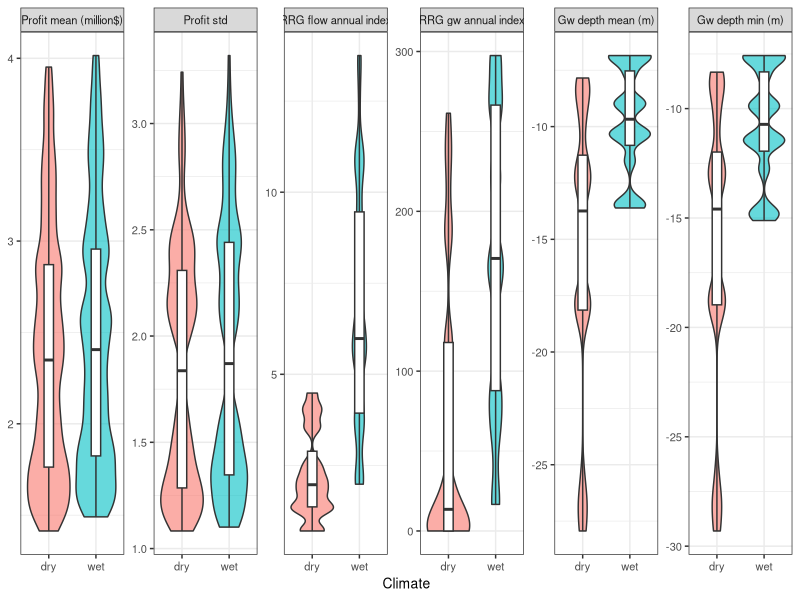
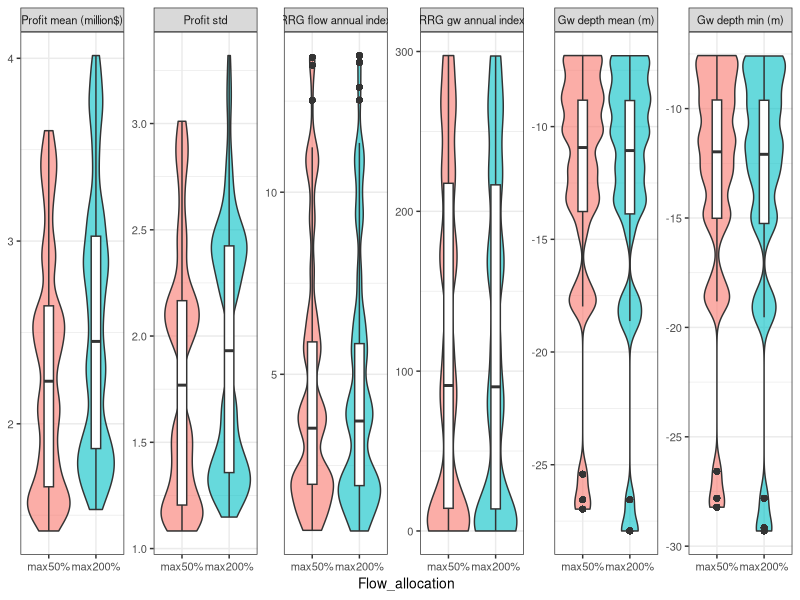
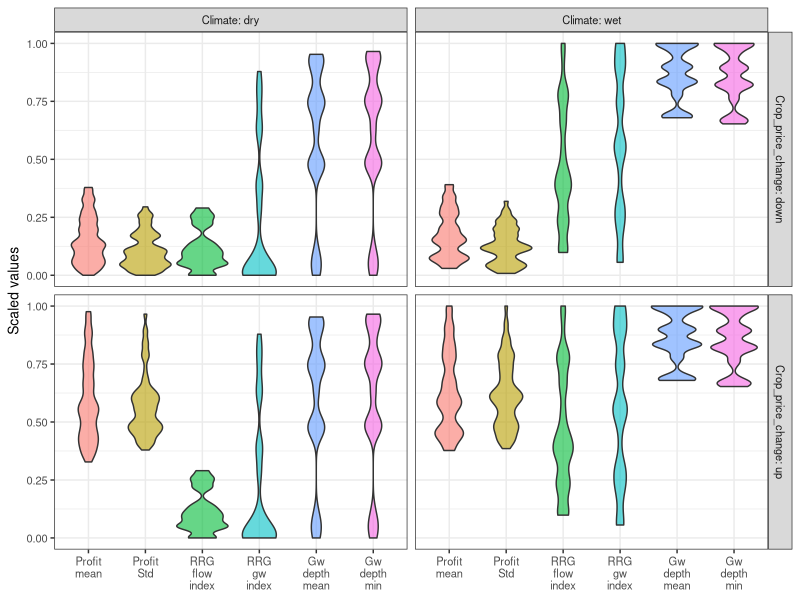
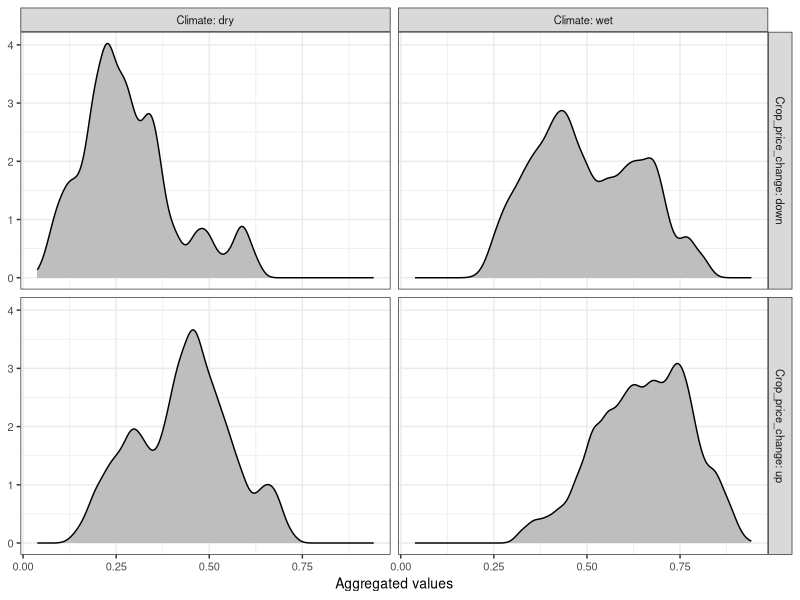

Reproduce these figures in R, in order. (Note: this script raises an error after producing the figures.)
library(party)
library(reshape2)
library(ggplot2)

results <- read.csv("runs16384_extremecases.csv")

results$type="scenarios"


### tidy up inputs
results$AWD_surface_choice <- as.factor(results$AWD_surface_choice)
results$AWD_gw_choice <- as.factor(results$AWD_gw_choice)
results$crop_price_choice <- as.factor(results$crop_price_choice)
results$type <- as.factor(results$type)
results$profit_mean <- results$profit_mean/1000000
results$profit_std <- results$profit_std/1000000


### Update column names and state names
colnames(results) = c("Flow_req_weights", "Flood_WUE","Spray_WUE","Spray_adopt_rate","Climate","flood_minsep","flood_minduration","CTF","Flow_allocation","Gw_allocation", "Crop_price","Flood_timing","Flood_duration","Dry_period","Gw_depth_req","Flow_uncert","Gw_uncert","Crop_price_change","Conjunctive_options","Profit_mean","Profit_Std","RRG_flow_index","RRG_gw_index","Gw_depth_mean","Gw_depth_min", "type")

levels(results$Flood_WUE)[match("max",levels(results$Flood_WUE))] <- "max(80%)"
levels(results$Flood_WUE)[match("min",levels(results$Flood_WUE))] <- "min(50%)"

levels(results$Spray_WUE)[match("max",levels(results$Spray_WUE))] <- "max(90%)"
levels(results$Spray_WUE)[match("min",levels(results$Spray_WUE))] <- "min(70%)"

levels(results$Spray_adopt_rate)[match("max",levels(results$Spray_adopt_rate))] <- "min(16.9%)"
levels(results$Spray_adopt_rate)[match("min",levels(results$Spray_adopt_rate))] <- "max(0.01%)"

levels(results$Flow_allocation)[match("2",levels(results$Flow_allocation))] <- "max200%"
levels(results$Flow_allocation)[match("0.5",levels(results$Flow_allocation))] <- "max50%"

levels(results$Gw_allocation)[match("2",levels(results$Gw_allocation))] <- "max200%"
levels(results$Gw_allocation)[match("0.5",levels(results$Gw_allocation))] <- "max50%"

levels(results$Gw_depth_req)[match("F2",levels(results$Gw_depth_req))] <- "deep roots"
levels(results$Gw_depth_req)[match("Index",levels(results$Gw_depth_req))] <- "best guess"

levels(results$Flow_req_weights)[match("Favour duration",levels(results$Flow_req_weights))] <- "favour duration"
levels(results$Flow_req_weights)[match("Default",levels(results$Flow_req_weights))] <- "best guess"


### Figure 2:
resultm <- melt(results, measure.vars = c("Profit_mean","Profit_Std","RRG_flow_index","RRG_gw_index","Gw_depth_mean","Gw_depth_min"), all=TRUE)

levels(resultm$variable) <- c("Profit mean (million$)", "Profit std", "RRG flow annual index", "RRG gw annual index", "Gw depth mean (m)", "Gw depth min (m)")

ggplot(resultm, aes(x=Climate, y=value))+geom_violin(aes(fill=Climate, trim=FALSE), alpha=0.6)+geom_boxplot(width=0.2)+facet_wrap(~variable, scales="free", ncol=6)+theme_bw() + theme(legend.position = "none", text = element_text(size=10),axis.title.y = element_blank())

ggplot(resultm, aes(x=Flow_allocation, y=value))+geom_violin(aes(fill=Flow_allocation, trim=FALSE), alpha=0.6)+geom_boxplot(width=0.2)+facet_wrap(~variable, scales="free", ncol=6)+theme_bw() + theme(legend.position = "none", text = element_text(size=10),axis.title.y = element_blank())


### standardise the results.
normalise <- function(x, na.rm = TRUE) {
    ranx <- range(x, na.rm = na.rm)
    (x - ranx[1]) / diff(ranx)
}

resultscale <- results
resultscale[, 20:25] <- apply(results[, 20:25], 2, normalise) ## to standadised by range


## Figure 4a - four cluster violin
resultsm <- melt(resultscale, measure.vars = c("Profit_mean","Profit_Std","RRG_flow_index","RRG_gw_index","Gw_depth_mean","Gw_depth_min"), all=TRUE)

levels(resultsm$variable) <- gsub("_", "\n", levels(resultsm$variable))

ggplot(resultsm, aes(x=variable, y=value))+geom_violin(aes(fill=variable, trim=FALSE), alpha=0.6)+facet_grid(Crop_price_change~Climate, scales="free", labeller = labeller(.rows = label_both, .cols = label_both))+theme_bw() + theme(legend.position = "none", axis.title.x = element_blank(), text = element_text(size=10))+labs(y="Scaled values")


## Figure 4b - aggregated results based on weights on ecology, gw, profit
weight <- c(1,1,1)
resultscaleag <- resultscale
resultscaleag$Equal_weight <- apply(subset(resultscaleag, select= c(Profit_mean, RRG_flow_index,Gw_depth_mean)), 1, function(d) weighted.mean(d, weight, na.rm=TRUE))

weight <- c(3,1,1)
resultscaleag$Pro_profit <- apply(subset(resultscaleag, select= c(Profit_mean, RRG_flow_index,Gw_depth_mean)), 1, function(d) weighted.mean(d, weight, na.rm=TRUE))

weight <- c(1,3,1)
resultscaleag$Pro_ecology <- apply(subset(resultscaleag, select= c(Profit_mean, RRG_flow_index,Gw_depth_mean)), 1, function(d) weighted.mean(d, weight, na.rm=TRUE))

weight <- c(1,1,3)
resultscaleag$Pro_gw <- apply(subset(resultscaleag, select= c(Profit_mean, RRG_flow_index,Gw_depth_mean)), 1, function(d) weighted.mean(d, weight, na.rm=TRUE))

resultscaleagm <- melt(resultscaleag, measure.var=c("Equal_weight", "Pro_profit", "Pro_ecology", "Pro_gw"), all=TRUE)

names(resultscaleagm)[names(resultscaleagm) == 'variable'] <- 'value_judgement'
names(resultscaleagm)[names(resultscaleagm) == 'value'] <- 'value_judgement_score'


ggplot(resultscaleagm, aes(x=value_judgement_score))+geom_density(fill="grey") +theme_bw()+xlab(NULL)+ylab(NULL)+facet_grid(Crop_price_change~Climate, scales="fixed",labeller = labeller(.rows = label_both, .cols = label_both))+labs(x="Aggregated values")+theme(text = element_text(size=10))


### Figure 5: regression tree
drydata <- subset(resultscale, Climate == "dry")
wetdata <- subset(resultscale, Climate == "wet")

tree<- ctree(RRG_gw_index~Flow_req_weights+ Climate+flood_minsep+flood_minduration+CTF+Crop_price+Flood_timing+Flood_duration+Dry_period+Gw_depth_req+Flow_uncert+Gw_uncert+Crop_price_change, data=drydata, controls = ctree_control(maxdepth = 3))
plot(tree)

tree<- ctree(RRG_gw_index~Flow_req_weights+ Climate+flood_minsep+flood_minduration+CTF+Crop_price+Flood_timing+Flood_duration+Dry_period+Gw_depth_req+Flow_uncert+Gw_uncert+Crop_price_change, data=wetdata, controls = ctree_control(maxdepth = 3))
plot(tree)


## Figure 6:
plotdata2 = subset(resultscaleag, Climate == "dry" & Crop_price_change == "up")

tree<- ctree(Equal_weight~Flood_WUE+Spray_WUE+Spray_adopt_rate+Flow_allocation+Gw_allocation+Conjunctive_options, data=plotdata2, control = ctree_control(testtype="Bonferroni", maxdepth = 3,  mincriterion = 0.995))
plot(tree)


## synthesis - analysis to generate data for Table 2. One example is shown here. The actual analysis involves manually changing subset (climate and crop_price_change values), and the y in the ctree function (e.g. Pro_ecology, Pro_gw, Pro_profit, Equal_weight)
plotdata4 = subset(resultscaleag, Climate == "wet" & Crop_price_change == "down")
tree<- ctree(Pro_profit~Flood_WUE+Spray_WUE+Spray_adopt_rate+Flow_allocation+Gw_allocation+ Crop_price_change+Conjunctive_options, data=plotdata4, control = ctree_control(maxdepth = 3, mincriterion = 0.995))
plot(tree)


##########     END PAPER     ################
